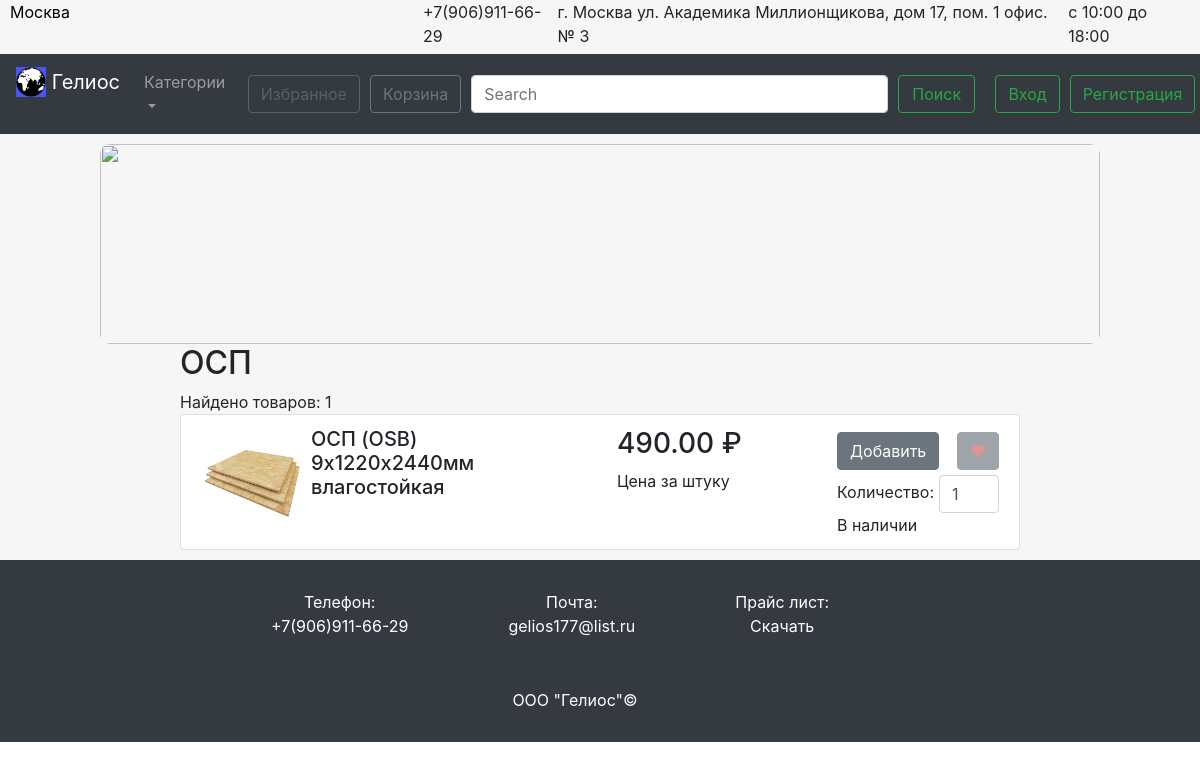
Page /category/ОСП/ on the committed database.
### product/models.py (models this page shows, shortened)
class Category(models.Model):
    name = models.CharField(max_length=100, blank=True, null=True, default=None)
    created = models.TimeField(auto_now_add=True, auto_now=False)
    updated = models.TimeField(auto_now_add=False, auto_now=True)
    class Meta:
        verbose_name = 'Категория'
        verbose_name_plural = 'Категории'

class Product(models.Model):
    name = models.CharField(max_length=100, blank=True, null=True, default=None)
    price = models.DecimalField(max_digits=10, decimal_places=2, default=0)
    price_per_some = models.ForeignKey(PricePerSome, blank=True, null=True, default=None)
    characteristic = models.TextField(blank=True, null=True, default=None)
    description = models.TextField(blank=True, null=True, default=None)
    category = models.ForeignKey(Category, blank=True, null=True, default=None)
    image = models.ImageField(upload_to='product_images\\')
    is_active = models.BooleanField(default=True)
    is_main = models.BooleanField(default=False)
    created = models.DateTimeField(auto_now_add=True, auto_now=False)
    updated = models.DateTimeField(auto_now_add=False,auto_now=True)
    class Meta:
        verbose_name = 'Товар'
        verbose_name_plural = 'Товары'

class PricePerSome(models.Model):
    name = models.CharField(max_length=100, blank=True, null=True, default=None)
    created = models.TimeField(auto_now_add=True, auto_now=False)
    updated = models.TimeField(auto_now_add=False, auto_now=True)
    def __str__(self):
        return 'Цена за ' + self.name
    class Meta:
        verbose_name = 'Цена за ...'
        verbose_name_plural = 'Цены за ...'

### category/views.py (the view)
# urls.py: url(r'^', include('category.urls')),
def category(request, cat_name):
    is_login = request.user.is_authenticated()
    user_name = request.user.username
    if '_' in cat_name:
        cat_name = ' '.join(cat_name.split('_'))
    category = cat_name
    cat_list = Category.objects.all()
    res_cat = None
    for cat in cat_list:
        if cat.name == cat_name:
            res_cat = cat
            break
    prods = Product.objects.filter(category=res_cat.id)
    len_prods = len(prods)
    return render(request, 'category.html', locals())

### nav/templatetags/nav_items.py (called while the page is built)
@register.inclusion_tag('dropdown.html', takes_context=True)
def dropdown(context):
    res = []
    for elem in Category.objects.all():
        url = '_'.join(elem.name.split(' '))
        res.append([elem.name, url])
    return {'items': res}

### templates/category.html (shortened to what this page needs)
{% extends 'base.html' %}
{% load static %}
{% block content %}
  <div id="cat-container">
    <h2>{{ cat_name }}</h2>
    {% if len_prods %}
      <div>Найдено товаров: {{ len_prods }}</div>
      <ul class="list-group">
        {% for product in prods %}
          <li class="list-group-item">
            <div id="cat-prod-container">
              <div id="cat-prod-left">
                <a href="{% url 'product' product.id %}">
                  <img src="../../static/media/{{ product.image }}" id="best-product-image">
                </a>
                <h5>{{ product.name }}</h5>
              </div>
              <div id="cat-prod-right">
                <div id="cat-prod-right-left">
                  <h3 id="best-product-price">{{ product.price }} &#8381</h3>
                  <div id="best-price-per-one">{{ product.price_per_some }}</div>
                </div>
                <div id="cat-prod-right-right">
                  <div id="cat-btn-cont">
                    <button type="button" class="btn btn-secondary to-order-butt"
                              data-product_id = "{{ product.id }}"
                              data-is_delete = "false"
                              data-loc = "main"
                      >Добавить</button>
                     <form class="product-liked-form" action="{% url 'update_favorites' %}">
                      <button class="btn btn-secondary like-butt" id="like-butt"
                      {% if not is_login %} disabled {% endif %}
                              data-product_id = "{{ product.id }}"
                              data-is_delete="false"
                              data-loc="main"
                      >&#10084;</button>
                    </form>
                  </div>
                  <form id="cat-prod-form" class="product-stuff-cont" action="{% url 'update_order' %}">
                    <div class="label-input-controlled">Количество:</div>
                    <input class="form-control {{ product.id }}-product-input" type="number" id="count-of-best-product"
                           min="0" max="1000000" value="1" placeholder="0">
                  </form>
                  {% if product.is_active%}
                    <div>В наличии</div>
                  {% else %}
                    <div>Нет в наличии</div>
                  {% endif %}
                </div>
              </div>
            </div>
          </li>
        {% endfor %}
      </ul>
    {% else %}
      <div id="zero-found">
        <p>Ничего не найдено</p>
      </div>
    {% endif %}
  </div>
  <div id="cat-vacuum"></div>
{% endblock %}

### static/css/base.css (style rules this page uses)
.label-input-controlled { margin-top: 5px; }
#best-product-image { width: 100%; height: 250px; margin-top: 3px; }
#best-product-price { width: 200px; }
#cat-vacuum { height: 10px; }
#cat-container { width: 70%; margin: auto; }
#cat-prod-container { display: flex; flex-direction: row; justify-content: space-between; }
#cat-prod-left { display: flex; flex-direction: row; justify-content: flex-start; }
#cat-prod-left img { width: 100px; height: 100px; }
#cat-prod-left h5 { width: 50%; margin-left: 10px; }
#like-butt { color: transparent; text-shadow: 0 0 0 indianred; }
#cat-prod-right { display: flex; flex-direction: row; justify-content: flex-start; }
#cat-prod-right-left { display: flex; flex-direction: column; margin-right: 20px; }
#cat-prod-right-right { display: flex; flex-direction: column; }
#cat-btn-cont { display: flex; flex-direction: row; justify-content: space-between; margin-top: 5px; }
#cat-prod-form { display: flex; flex-direction: row; justify-content: flex-start; margin-top: 5px; }
#cat-prod-form input { width: 60px; margin-left: 5px; }

### rows in the picture
Category: name "ОСП"
Product: image (picture), name "ОСП (OSB) 9х1220х2440мм влагостойкая", price "490.00", price_per_some "Цена за штуку", is_active "В наличии"

### other values in the picture
{{ len_prods }} "1"
